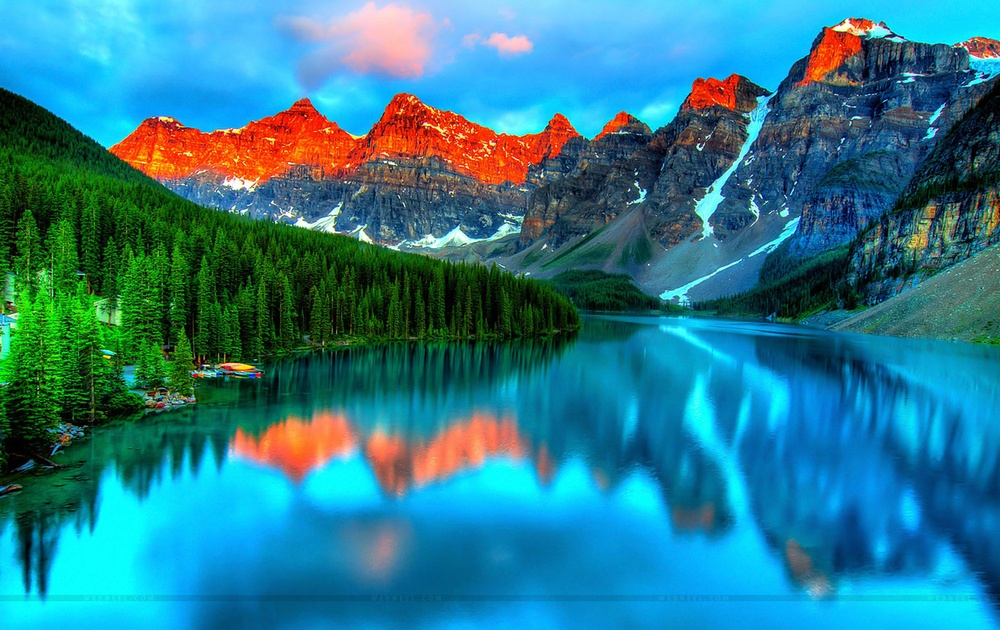
#> input picture pic.jpg, 1000 x 630 px, shrunk from 1600 x 1008 before the run
$ jupyter execute Untitled.ipynb
#> lines starting #> are read from the running program, lines starting #| are printed output that depends on the picture
[cell 1]
import cv2
import matplotlib.pyplot as plt
from matplotlib.colors import hsv_to_rgb
import numpy as np

[cell 2]
def showHsv(img):
    img = cv2.cvtColor(hsv, cv2.COLOR_HSV2RGB)
    plt.imshow(img)
    plt.show()

[cell 3]
img_in = cv2.imread('pic.jpg')
#> img_in is the input picture: shape (630, 1000, 3); mean B, G, R 141.2, 123.5, 42.2
hsv = cv2.cvtColor(img_in, cv2.COLOR_BGR2HSV)
#> hsv: shape (630, 1000, 3); mean H, S, V 86.3, 206.2, 162.8
print(hsv.shape)
#| (630, 1000, 3)

h,s,v = cv2.split(hsv)
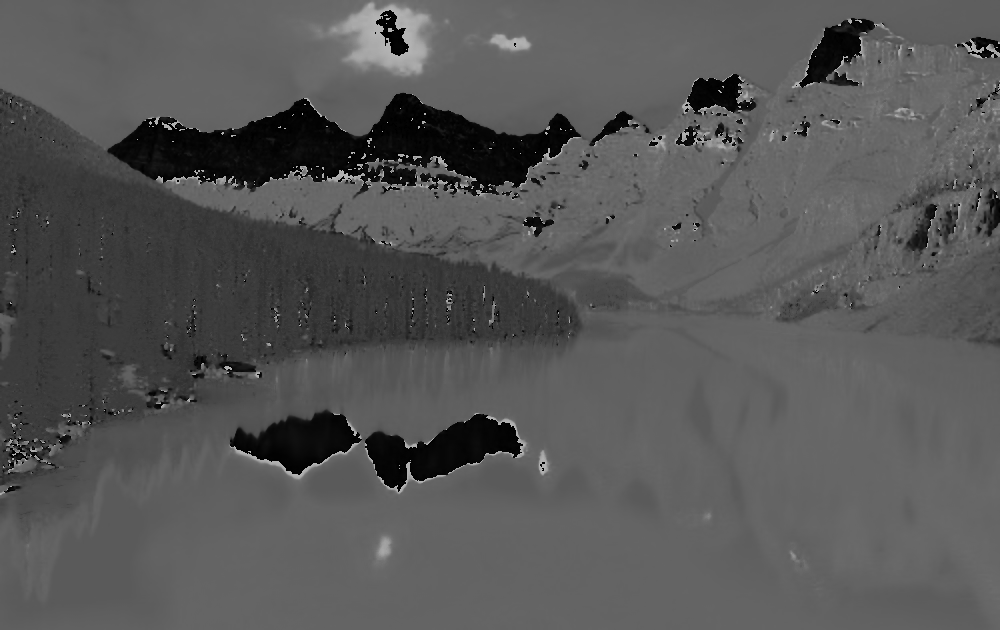
#> h: shape (630, 1000); min 0, max 179, mean 86.3
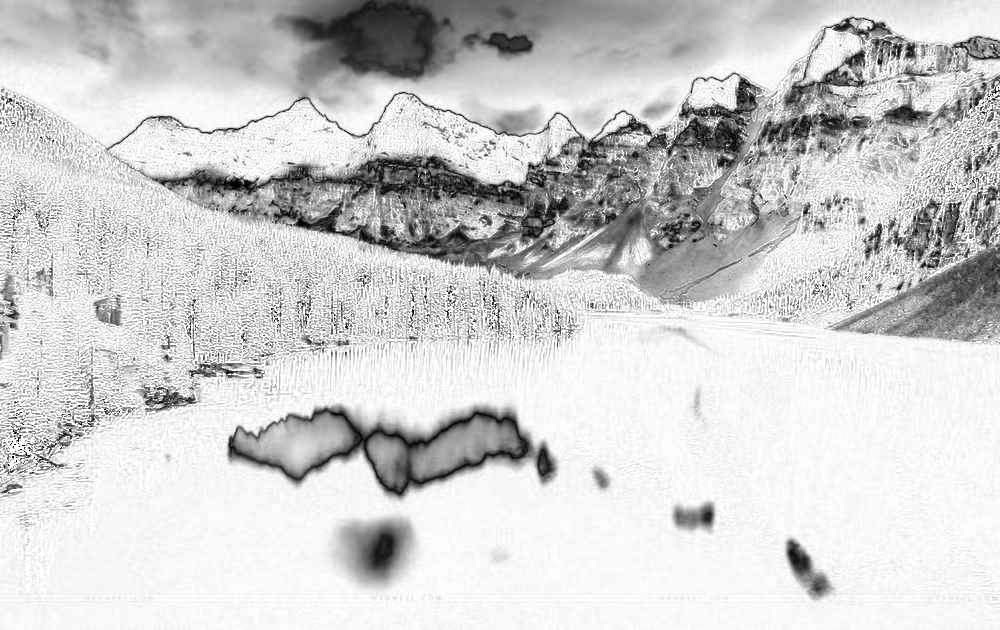
#> s: shape (630, 1000); min 0, max 255, mean 206.2
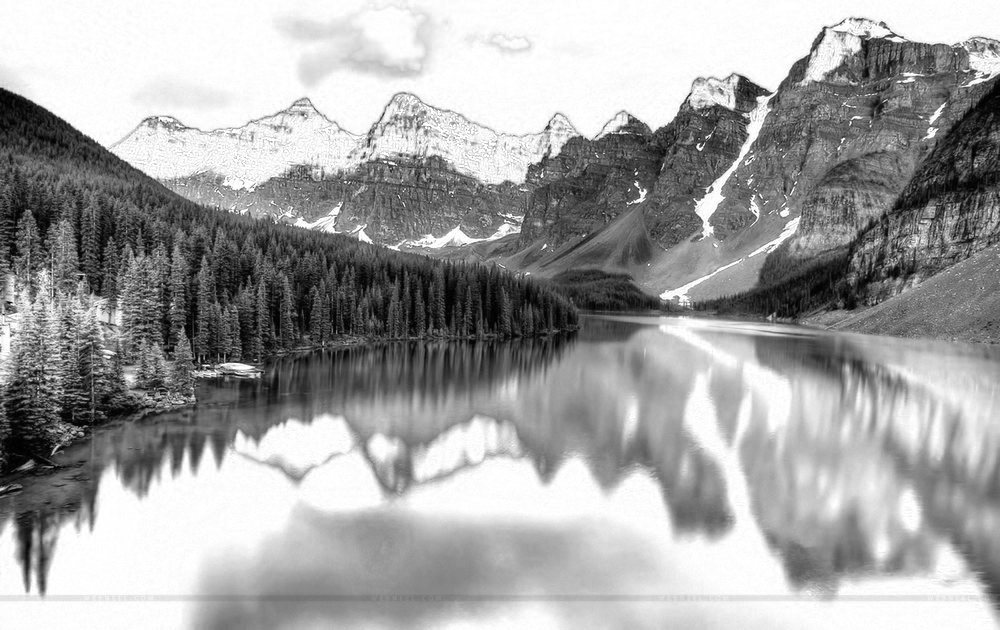
#> v: shape (630, 1000); min 0, max 255, mean 162.8
#print('s',s.shape)
s = (np.random.random(s.shape) * 255).astype('uint8')
h = (np.random.random(s.shape) * 255).astype('uint8')
#s = np.maximum(0, v)
#print(s)
hsv = cv2.merge([h,s,v])
#> hsv: shape (630, 1000, 3); mean H, S, V 127.2, 127, 162.8
print('')
showHsv(hsv)
#> in showHsv, `img = cv2.cvtColor(hsv, cv2.COLOR_HSV2RGB)`:
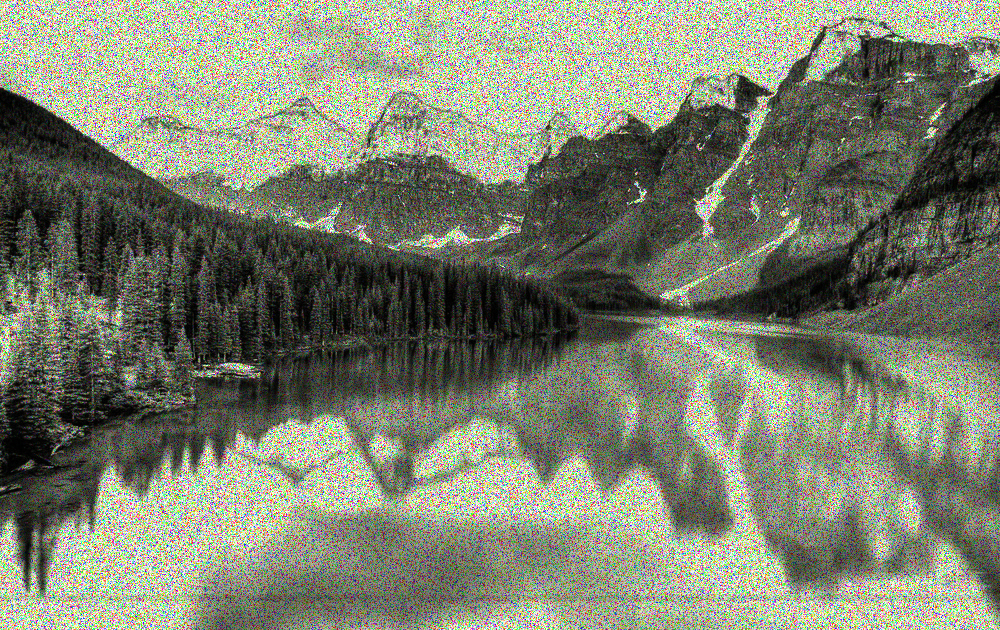
#> img: shape (630, 1000, 3); mean R, G, B 124.4, 129, 111

[cell 4]
for i in range(3):
    pic = hsv[:,:,i]
    plt.imshow(pic, cmap='gray')
    plt.show()
#> this loop made 3 passes
#> pass 1, `pic = hsv[:,:,i]`:
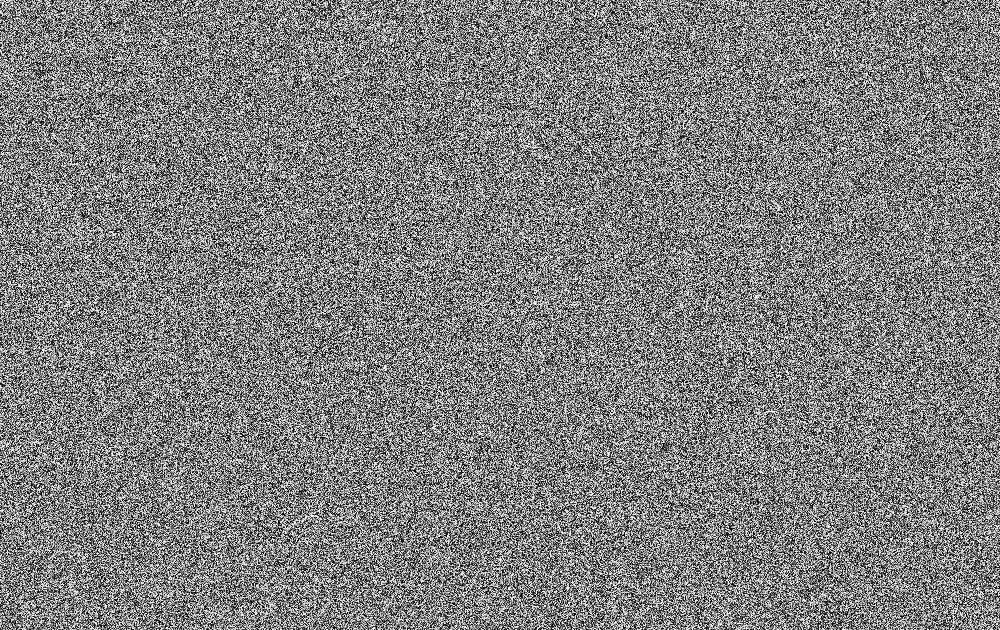
#> pic: shape (630, 1000); min 0, max 254, mean 127.2
#> pass 2, `pic = hsv[:,:,i]`:
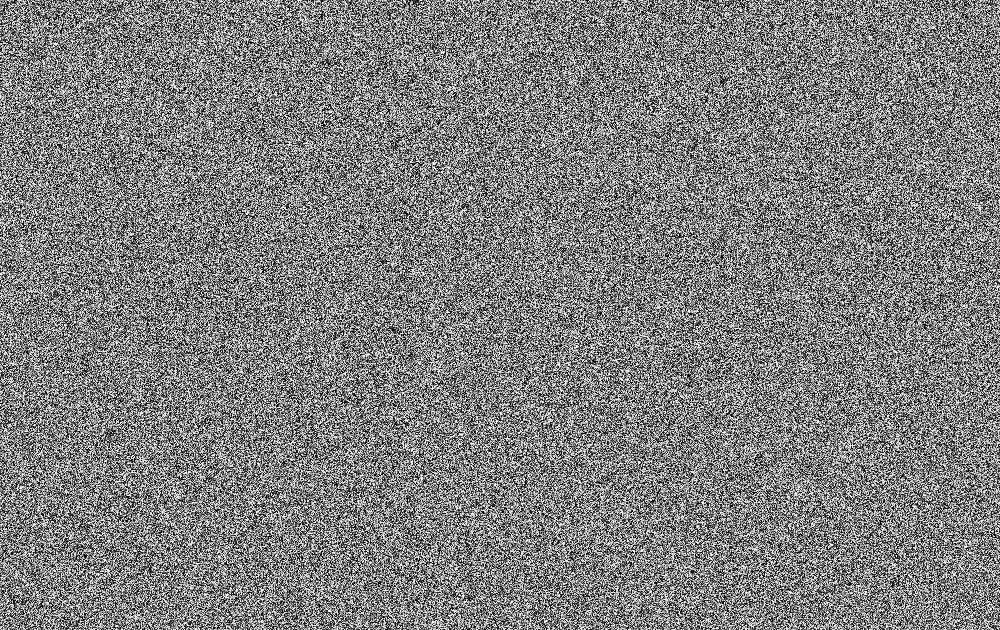
#> pic: shape (630, 1000); min 0, max 254, mean 127
